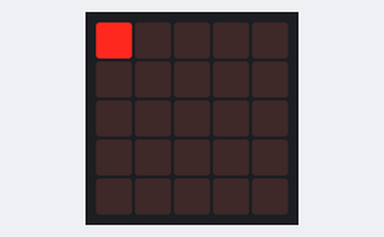
Simulated run of this program. Board: BBC micro:bit (MakeCode). On the bench: the board's 5×5 LED display.

Above: at 0.05 s.
At 0.65 s:
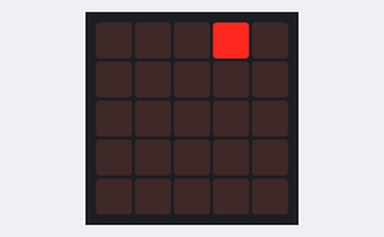
At 1.25 s:
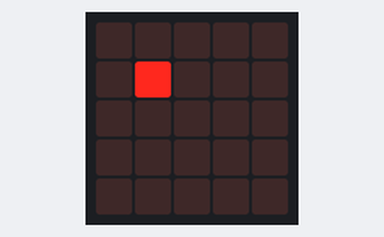
At 2.65 s:
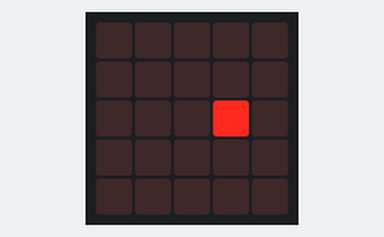
At 4.05 s:
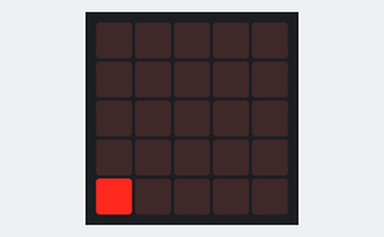
At 5.47 s:
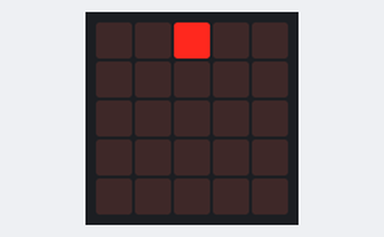

The program:

main.ts
```typescript
let j = 0
let i = 0
basic.forever(function () {
    j = 0
    for (let index = 0; index < 5; index++) {
        i = 0
        for (let index = 0; index < 5; index++) {
            led.plot(i, j)
            basic.pause(100)
            led.unplot(i, j)
            basic.pause(100)
            i += 1
        }
        j += 1
    }
})
```

test.ts
```typescript
// aquí va el archivo "tests"; esto no se compilará cuando este paquete se utilice como una extensión.
```

Measured:
- by itself, everything shown: repeats every 5.0 s, in 50 steps
